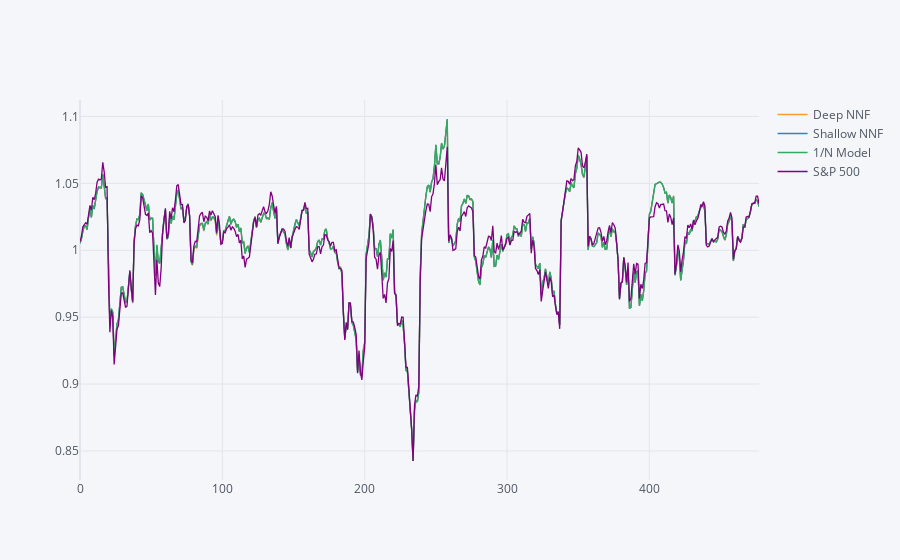

Notebook code for this chart:
### Code cell
# importing a module for better and more interactive plot
import cufflinks as cf
cf.set_config_file(offline = True)

'''
plotting deep nnf, shallow nnf and, 1/n model performance on the test dataset, compare them with
index (s&p) for better understanding
'''
plot_test.iplot()

### Figure 1 — Plotly figure (JSON) as saved in the notebook; plotly's stock layout.template omitted (floating-point values rounded to 4 significant figures; data arrays with more than 128 entries replaced by an {"elided": "..."} marker saying what was removed)
{"data": [{"line": {"color": "rgba(255, 153, 51, 1.0)", "dash": "solid", "shape": "linear", "width": 1.3}, "mode": "lines", "name": "Deep NNF", "text": "", "type": "scatter", "x": {"elided": "478 int values"}, "y": {"elided": "478 float values"}}, {"line": {"color": "rgba(55, 128, 191, 1.0)", "dash": "solid", "shape": "linear", "width": 1.3}, "mode": "lines", "name": "Shallow NNF", "text": "", "type": "scatter", "x": {"elided": "478 int values"}, "y": {"elided": "478 float values"}}, {"line": {"color": "rgba(50, 171, 96, 1.0)", "dash": "solid", "shape": "linear", "width": 1.3}, "mode": "lines", "name": "1/N Model", "text": "", "type": "scatter", "x": {"elided": "478 int values"}, "y": {"elided": "478 float values"}}, {"line": {"color": "rgba(128, 0, 128, 1.0)", "dash": "solid", "shape": "linear", "width": 1.3}, "mode": "lines", "name": "S&P 500", "text": "", "type": "scatter", "x": {"elided": "478 int values"}, "y": {"elided": "478 float values"}}], "layout": {"legend": {"bgcolor": "#F5F6F9", "font": {"color": "#4D5663"}}, "paper_bgcolor": "#F5F6F9", "plot_bgcolor": "#F5F6F9", "title": {"font": {"color": "#4D5663"}}, "xaxis": {"gridcolor": "#E1E5ED", "showgrid": true, "tickfont": {"color": "#4D5663"}, "title": {"font": {"color": "#4D5663"}, "text": ""}, "zerolinecolor": "#E1E5ED"}, "yaxis": {"gridcolor": "#E1E5ED", "showgrid": true, "tickfont": {"color": "#4D5663"}, "title": {"font": {"color": "#4D5663"}, "text": ""}, "zerolinecolor": "#E1E5ED"}}}
